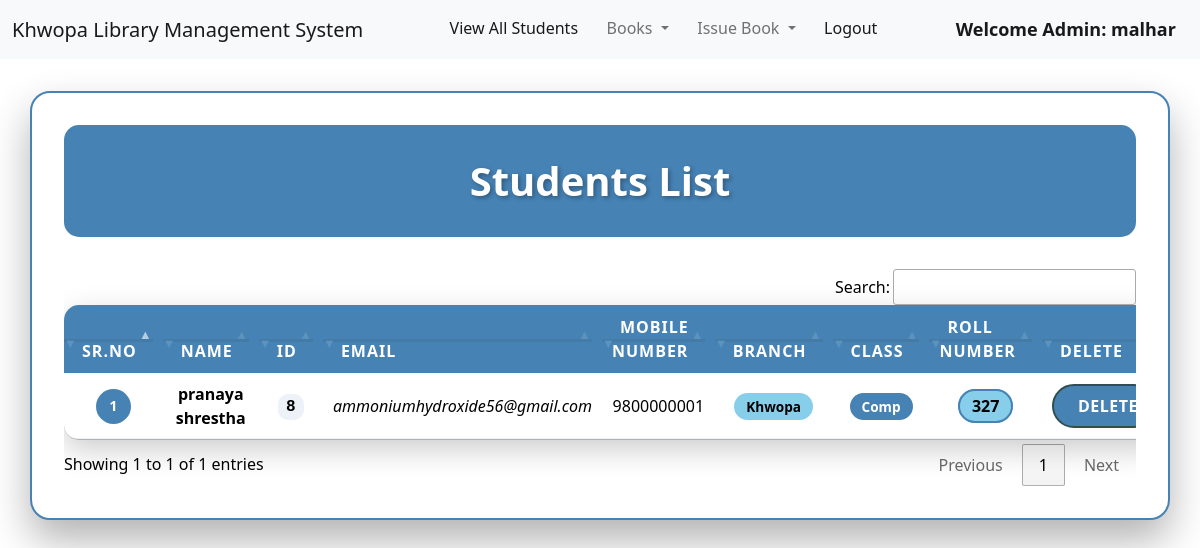
The page /view_students/ (signed in) on the database its author committed.
### library/models.py (models this page shows, shortened)
class Student(models.Model):
    user = models.OneToOneField(User, on_delete=models.CASCADE)
    classroom = models.CharField(max_length=10)
    branch = models.CharField(max_length=10)
    roll_no = models.CharField(max_length=3, blank=True)
    phone = models.CharField(max_length=10, blank=True)
    image = models.ImageField(upload_to="", blank=True)

### library/views.py (the view)
# urls.py: path("view_students/", views.view_students, name="view_students"),
@login_required(login_url = '/admin_login')
def view_students(request):
    students = Student.objects.all()
    return render(request, "view_students.html", {'students':students})

### library/templates/view_students.html (shortened to what this page needs)
{% extends 'admin_navbar.html' %}
{% load static %}
{% block body %}
    <div class="container nepal-container">
        <div class="nepal-header">
            <h1>
                Students List
            </h1>
        </div>
        <div class="table-responsive">
            <table class="table nepal-table" id="example">
                <thead>
                    <tr class="text-center">
                        <th>Sr.No</th>
                        <th>Name</th>
                        <th>ID</th>
                        <th>Email</th>
                        <th>Mobile Number</th>
                        <th>Branch</th>
                        <th>Class</th>
                        <th>Roll Number</th>
                        <th>Delete</th>
                    </tr>
                </thead>
                <tbody>
                    {% for student in students %}
                    <tr class="text-center">
                        <td><span class="serial-number">{{forloop.counter}}</span></td>
                        <td class="student-name">{{student.user.get_full_name}}</td>
                        <td><span class="student-id">{{student.user.id}}</span></td>
                        <td class="student-email">{{student.user.email}}</td>
                        <td>{{student.phone}}</td>
                        <td><span class="branch-badge">{{student.branch}}</span></td>
                        <td><span class="class-badge">{{student.classroom}}</span></td>
                        <td><span class="roll-number">{{student.roll_no}}</span></td>
                        <td>
                            <a href="/delete_student/{{student.id}}/" class="nepal-btn-delete" onclick="return confirm('Are you sure you want to delete this student?')">
                                Delete
                            </a>
                        </td>
                    </tr>
                    {% endfor %}
                </tbody>
            </table>
        </div>
    </div>
{% endblock %}

### library/templates/admin_navbar.html (shortened to what this page needs)
<!doctype html>
<html lang="en">
  <head>
    <link href="https://cdn.jsdelivr.net/npm/bootstrap@5.1.0/dist/css/bootstrap.min.css" rel="stylesheet">
    <link rel="stylesheet" href="https://cdn.datatables.net/1.10.25/css/jquery.dataTables.min.css">
    <link rel="stylesheet" href="https://cdn.datatables.net/buttons/1.7.1/css/buttons.dataTables.min.css">
  </head>
  <body>
    <nav class="navbar navbar-expand-lg navbar-light bg-light">
        <div class="container-fluid">
          <a class="navbar-brand" href="#">Khwopa Library Management System</a>
          <div class="collapse navbar-collapse" id="navbarSupportedContent">
            <ul class="navbar-nav me-auto mb-2 mb-lg-0">
              <li class="nav-item">
                <a class="nav-link active" aria-current="page" href="/view_students/">View All Students</a>
              </li>
              <li class="nav-item dropdown">
                <a class="nav-link dropdown-toggle" href="#" id="navbarDropdown" role="button" data-bs-toggle="dropdown" aria-expanded="false">
                  Books
                </a>
              </li>
              <li class="nav-item dropdown">
                <a class="nav-link dropdown-toggle" href="#" id="navbarDropdown" role="button" data-bs-toggle="dropdown" aria-expanded="false">
                  Issue Book
                </a>
              </li>
              <li class="nav-item">
                <a class="nav-link active" aria-current="page" href="/logout/">Logout</a>
              </li>
              <li class="nav-item">
                <a style="font-weight:600; font-family:'Segoe UI', Tahoma, Geneva, Verdana, sans-serif; font-size: large;" class="nav-link active" href="#">Welcome Admin: {{request.user}}</a>
              </li>
            </ul>
          </div>
        </div>
      </nav>
      {% block body %}
      {% endblock %}
  </body>
</html>

### library/templates/view_students.html (style rules this page uses)
:root { --primary-blue: #4682B4; --light-blue: #87CEEB; --dark-blue: #2F4F4F; }
body { background: white; min-height: 100vh; font-family: 'Segoe UI', Tahoma, Geneva, Verdana, sans-serif; color: black; }
.nepal-container { background: white; border-radius: 20px; box-shadow: 0 20px 40px rgba(0, 0, 0, 0.3); margin: 2rem auto; padding: 2rem; border: 2px solid var(--primary-blue); }
.nepal-header { background: var(--primary-blue); color: white; padding: 2rem; border-radius: 15px; margin-bottom: 2rem; text-align: center; position: relative; }
.nepal-header h1 { position: relative; z-index: 2; margin: 0; font-weight: bold; text-shadow: 2px 2px 4px rgba(0, 0, 0, 0.3); display: flex; align-items: center; justify-content: center; gap: 1rem; }
.nepal-table { border-radius: 15px; overflow: hidden; box-shadow: 0 10px 30px rgba(0, 0, 0, 0.2); }
.nepal-table thead { background: var(--primary-blue); color: white; }
.nepal-table thead th { padding: 1rem; font-weight: 600; text-transform: uppercase; letter-spacing: 1px; border: none; position: relative; }
.nepal-table thead th::after { content: ''; position: absolute; bottom: 0; left: 0; right: 0; height: 3px; background: var(--dark-blue); }
.nepal-table tbody tr { background: white; }
.nepal-table tbody td { padding: 1rem; vertical-align: middle; border-color: rgba(70, 130, 180, 0.1); position: relative; color: black; }
.nepal-btn-delete { background: var(--primary-blue); border: 2px solid var(--dark-blue); color: white; padding: 0.5rem 1rem; border-radius: 25px; text-decoration: none; font-weight: 600; text-transform: uppercase; letter-spacing: 0.5px; display: inline-flex; align-items: center; gap: 0.5rem; }
.serial-number { background: var(--primary-blue); color: white; border-radius: 50%; width: 35px; height: 35px; display: inline-flex; align-items: center; justify-content: center; font-weight: bold; font-size: 0.9rem; }
.student-name { font-weight: 600; color: black; }
.student-id { font-family: monospace; background: rgba(70, 130, 180, 0.1); padding: 0.25rem 0.5rem; border-radius: 10px; color: black; font-weight: bold; }
.student-email { color: black; font-style: italic; }
.branch-badge { background: var(--light-blue); color: black; padding: 0.25rem 0.75rem; border-radius: 15px; font-size: 0.85rem; font-weight: 600; }
.class-badge { background: var(--primary-blue); color: white; padding: 0.25rem 0.75rem; border-radius: 15px; font-size: 0.85rem; font-weight: 600; }
.roll-number { background: var(--light-blue); color: black; padding: 0.25rem 0.75rem; border-radius: 20px; font-weight: bold; border: 2px solid var(--primary-blue); }

### rows shown on the page
Student: user.get_full_name "pranaya shrestha", user.id "8", user.email "ammoniumhydroxide56@gmail.com", phone "9800000001", branch "Khwopa", classroom "Comp", roll_no "327"

### other values the page prints
{{ request.user }} "malhar"
